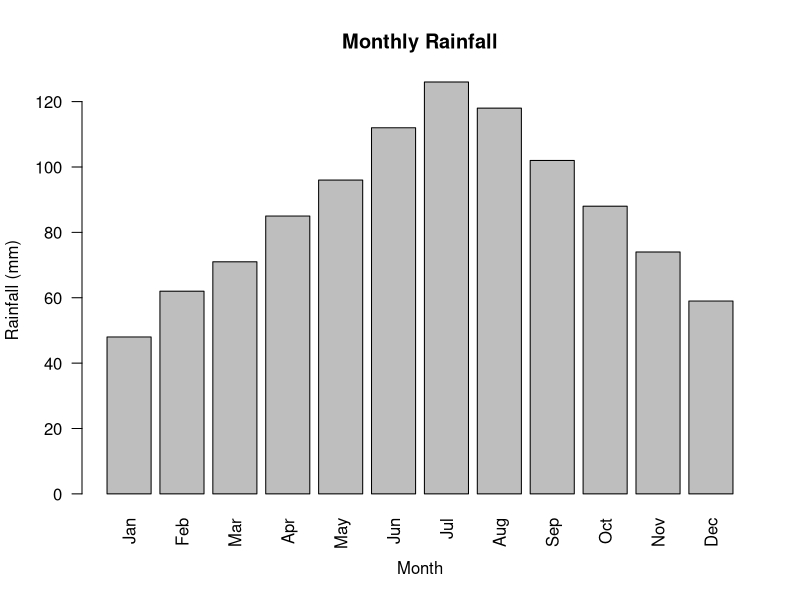

Generate this figure with R: (Note: this script raises an error after producing the figure.)
## ---- chunk 1
env <- read.csv("data/environment_nz.csv")
head(env)
## ---- chunk 2
avg_pm25 <- mean(env$pm25)
total_rainfall <- sum(env$rainfall_mm)
avg_nitrate <- mean(env$river_nitrate_mgL)

data.frame(
  metric = c("Average PM2.5", "Total Rainfall (mm)", "Average River Nitrate (mg/L)"),
  value = c(round(avg_pm25, 2), round(total_rainfall, 1), round(avg_nitrate, 2))
)
## ---- chunk 3
barplot(
  env$rainfall_mm,
  names.arg = env$month,
  main = "Monthly Rainfall",
  xlab = "Month",
  ylab = "Rainfall (mm)",
  las = 2
)
## ---- chunk 4
plot(
  env$month,
  env$pm25,
  type = "o",
  col = "steelblue",
  ylim = c(min(c(env$pm25, env$river_nitrate_mgL)), max(c(env$pm25, env$river_nitrate_mgL))),
  xlab = "Month",
  ylab = "Value",
  main = "PM2.5 and River Nitrate Across the Year"
)
lines(env$month, env$river_nitrate_mgL, type = "o", col = "darkgreen")
legend("topright", legend = c("PM2.5", "River Nitrate"), col = c("steelblue", "darkgreen"), lty = 1)
## ---- chunk 5
waste <- read.csv("data/waste_recycling_nz.csv")
head(waste)
## ---- chunk 6
plot(
  waste$month,
  waste$landfill_tonnes,
  type = "o",
  col = "firebrick",
  ylim = c(min(c(waste$landfill_tonnes, waste$recycling_tonnes)), max(c(waste$landfill_tonnes, waste$recycling_tonnes))),
  xlab = "Month",
  ylab = "Tonnes",
  main = "Landfill vs Recycling Across the Year"
)
lines(waste$month, waste$recycling_tonnes, type = "o", col = "darkcyan")
legend("topright", legend = c("Landfill", "Recycling"), col = c("firebrick", "darkcyan"), lty = 1)
